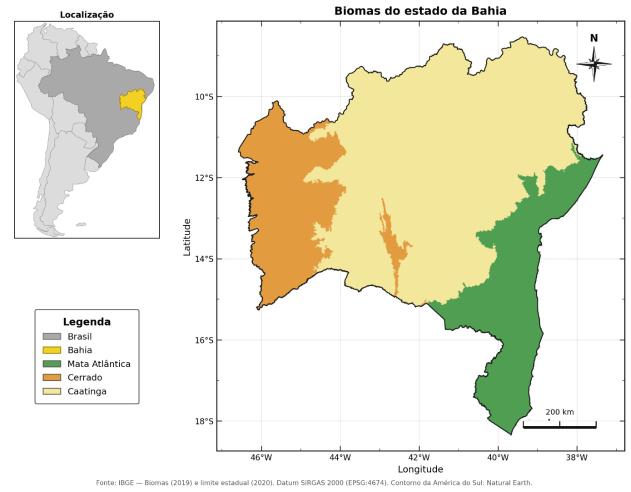
#> input picture manuscript/figs/fig1_map.png, 1261 x 984 px (shown at 1/2 size)
$ python Recolorir_Mapa.py
#> lines starting #> are read from the running program, lines starting #| are printed output that depends on the picture; after the words box and inside, x2 and y2 are one past the last pixel; in counts of white or black regions, pixels touching at a corner belong together
# -*- coding: utf-8 -*-
"""
Recolore o mapa dos biomas para a paleta acessivel usada nas demais figuras.

O mapa original usa verde #509E52, laranja #E29B3F e amarelo-palido #F3E79B.
Sob protanopia o par verde/laranja tem separacao quase nula, e o amarelo-palido
nao corresponde a cor da Caatinga nos graficos. As tres areas sao preenchimentos
chapados, de modo que a troca pode ser feita por substituicao de cor, com
tolerancia para as bordas suavizadas.

As cores novas sao versoes levemente clareadas da paleta das figuras, para que
um preenchimento de area nao fique pesado, mantendo a matiz e portanto a
identidade entre os paineis.

Saida: figuras_artigo2/mapa_biomas_acessivel.png
"""
import os
import numpy as np
from PIL import Image

BASE = os.path.dirname(os.path.abspath(__file__))
ORIG = os.path.abspath(os.path.join(BASE, '..', 'manuscript', 'figs', 'fig1_map.png'))
SAIDA = os.path.join(BASE, 'figuras_artigo2', 'mapa_biomas_acessivel.png')

TROCAS = {
    (0x50, 0x9E, 0x52): (0x33, 0xB2, 0x95),   # Mata Atlântica  -> verde-azulado
    (0xE2, 0x9B, 0x3F): (0xEB, 0xB2, 0x33),   # Cerrado         -> âmbar
    (0xF3, 0xE7, 0x9B): (0xD6, 0x5C, 0x41),   # Caatinga        -> vermelho
}
TOL = 25.0

im = np.asarray(Image.open(ORIG).convert('RGB')).astype(np.int16)
out = im.copy()
for antiga, nova in TROCAS.items():
    dist = np.sqrt(((im - np.array(antiga)) ** 2).sum(axis=2))
    m = dist < TOL
    out[m] = nova
    print(f'#{antiga[0]:02X}{antiga[1]:02X}{antiga[2]:02X} -> '
          f'#{nova[0]:02X}{nova[1]:02X}{nova[2]:02X}: {int(m.sum()):>7} pixels')
#> this loop made 3 passes
#| #509E52 -> #33B295:   56763 pixels
#| #E29B3F -> #EBB233:   52114 pixels
#| #F3E79B -> #D65C41:  182688 pixels
#> pass 1, `dist = np.sqrt(((im - np.array(antiga)) ** 2).sum(axis=2))`:
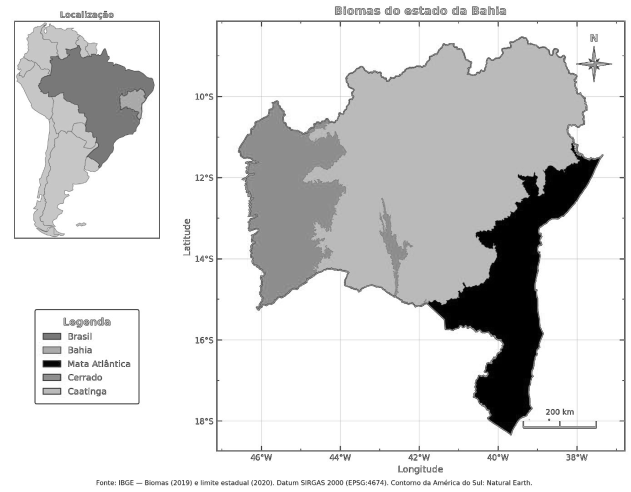
#> dist: shape (984, 1261) float64 (shown at 1/2 size); min 0, max 264.5, mean 225.8; drawn with min black and max white
#> pass 1, `m = dist < TOL`:
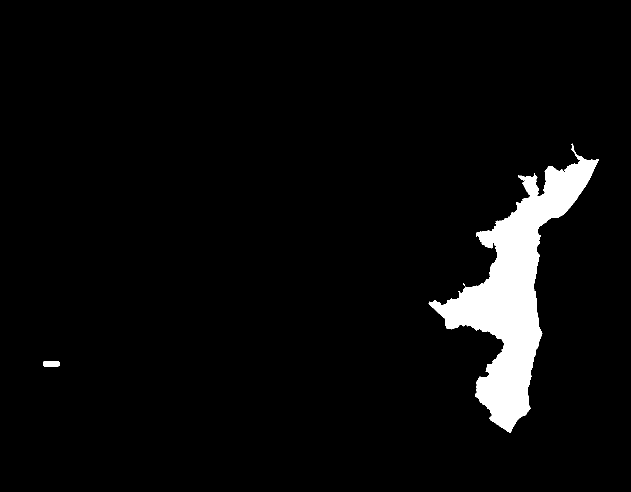
#> m: shape (984, 1261) bool (shown at 1/2 size); 4.6% white; 3 white regions (1 under 20 px), largest, box (x1, y1, x2, y2) and area: (857, 287, 1198, 866) 56430, (87, 723, 120, 733) 322
#> pass 2, `dist = np.sqrt(((im - np.array(antiga)) ** 2).sum(axis=2))`:
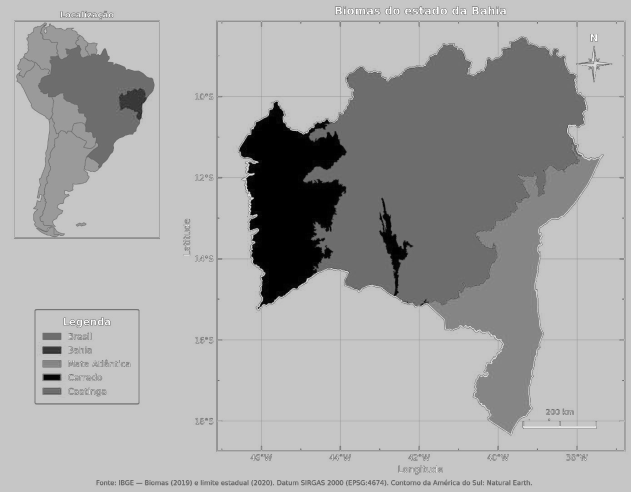
#> dist: shape (984, 1261) float64 (shown at 1/2 size); min 0, max 281.2, mean 185.3; drawn with min black and max white
#> pass 2, `m = dist < TOL`:
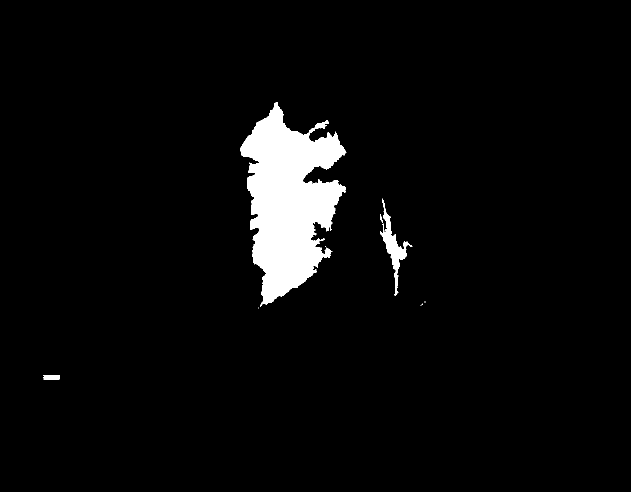
#> m: shape (984, 1261) bool (shown at 1/2 size); 4.2% white; 9 white regions (5 under 20 px), largest, box (x1, y1, x2, y2) and area: (480, 204, 693, 613) 49128, (760, 397, 825, 591) 2601, (87, 750, 120, 760) 319, (760, 428, 766, 446) 41
#> after the loop:
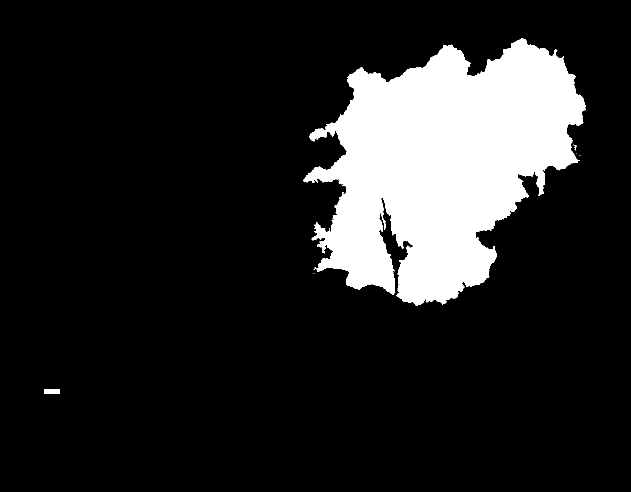
#> m: shape (984, 1261) bool (shown at 1/2 size); 14.7% white; 8 white regions (5 under 20 px), largest, box (x1, y1, x2, y2) and area: (607, 76, 1172, 611) 182366, (88, 778, 120, 787) 287, (1147, 289, 1153, 301) 27
#> after the loop:
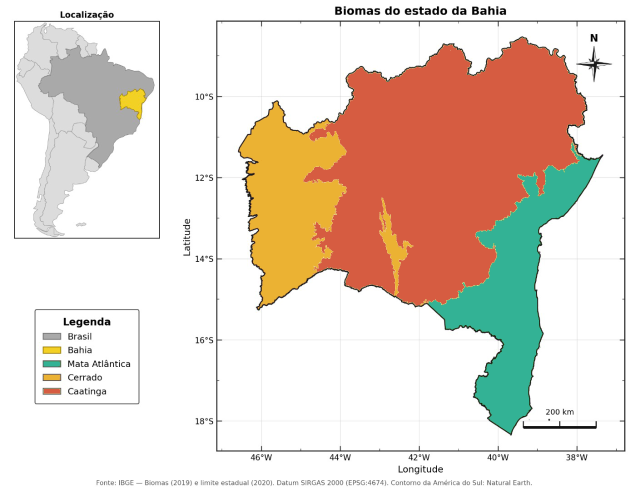
#> out: shape (984, 1261, 3) int16 (shown at 1/2 size); mean R, G, B 229.7, 215.1, 203.7

Image.fromarray(out.astype(np.uint8)).save(SAIDA)
print('salvo em', SAIDA)
